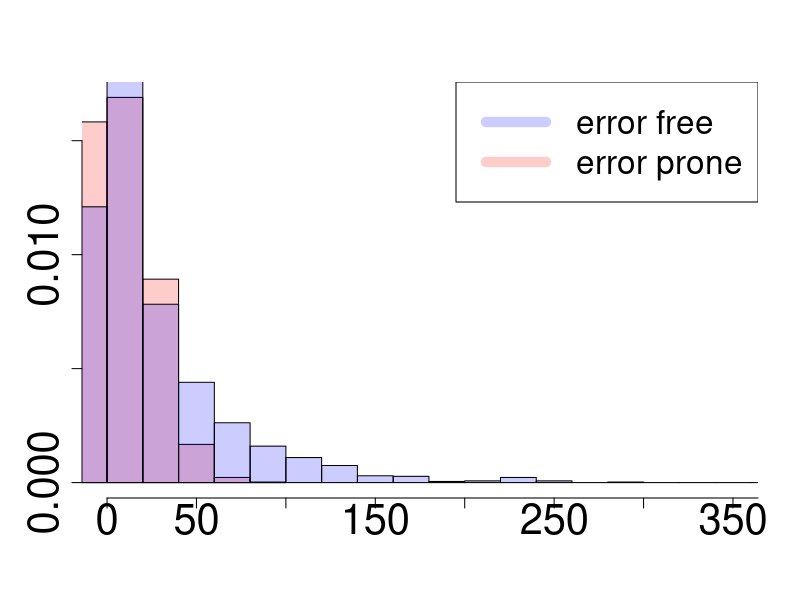

Reproduce this figure in R.
library(nnet)
library("MASS")

#function for generating simulated data, including both "true" and "error-prone" exposurs
data.generate<-function(sample_size=2000,seed=300,sd=20,phi=0.8,sd_rc=1,tau_par=0.6,beta_1=1,beta_par=1,correct_RC=1){
  
  options(digits=4) # only print 4 sig digits
  set.seed(seed)
  size<-sample_size
  #pre-treatment variables (confounders)
  cf1<-mvrnorm(n=size,mu=c(0,0,0),Sigma=matrix(c(2,1,-1,1,1,-0.5,-1,-0.5,1),ncol=3))
  cf2<-sample(c((-2):2),size,replace = T)
  cf3<-runif(size,min=-3,max=3)
  cf4<-rchisq(size,1)
  cf<-cbind(cf0=1,cf1,cf2,cf3,cf4)
  #coefficients of linear regression model
  tau<-(tau_par*c(1,1,2,1.5,3,2,3))
  
  # covariates in the RC model
  cova1<-cf1[,1]
  cova2<-rnorm(size,0,sd=4)
  cova3<-runif(size,min=-5,max=5)
  cova<-cbind(cova1,cova2,cova3)
  zeta<-c(2,1,3,phi) 
  
  treat.w<-as.numeric()
  treat<-as.numeric()
  for (i in 1:size){
    treat.w[i]<-sum(cf[i,]*tau)+rnorm(1,mean=0,sd=sd)
    if (correct_RC==1){
    treat[i]<-sum(c(cova[i,],treat.w[i])*zeta) +rnorm(1,mean=0,sd=sd_rc) 
    }else if (correct_RC==0){
    treat[i]<-sum(c(cova[i,],treat.w[i])*zeta)+treat.w[i]^2/20+rnorm(1,mean=0,sd=sd_rc)
    }
    #have other confounders in measurement error model 
  }
  #coefficients of linear model
  beta<-c(beta_1,c(3,2,1,4,2,1)*beta_par)
  #produce outcome Y
  Y<-as.numeric()
  for (i in 1:size){
    Y[i]<-sum(c(treat[i],cf[i,-1])*beta) +rnorm(1, mean = 0, sd = 1)
  }
  #treat<-treat/10
  #treat.w<-treat.w/10
  treat.cat<-as.numeric()
  for (i in 1:size){
    if (treat[i]>15){treat.cat[i]<-2}
    else if (treat[i]<=15 & treat[i]>-5){treat.cat[i]<-1}
    else if (treat[i]<=-5){treat.cat[i]<-0}
  }
  treat.w.cat<-as.numeric()
  for (i in 1:size){
    if (treat.w[i]>15){treat.w.cat[i]<-2}
    else if (treat.w[i]<=15 & treat.w[i]>-5){treat.w.cat[i]<-1}
    else if (treat.w[i]<=-5){treat.w.cat[i]<-0}
  }
  
  #treat<-treat
  #treat.w<-treat.w+100

  simulated.data<-data.frame(cbind(Y,treat,treat.cat,cf[,-1],cova,treat.w,treat.w.cat))
  colnames(simulated.data)[4:9]<-c("cf1","cf2","cf3","cf4","cf5","cf6")
  return(simulated.data)
}


simulated.data<-data.generate(sample_size=2000,phi=0.8,sd_rc=1,tau_par=0.8,beta_1=1,beta_par=1,correct_RC=0)
var(simulated.data$treat)
var(simulated.data$treat.w)
cor(simulated.data$treat,simulated.data$treat.w)

pdf("differentXW.pdf",width=14,height=8.5,paper='special')   
par(mfrow=c(1,1))
histcolors = c(rgb(0,0,1,.2), rgb(1,0,0,.2))
with(simulated.data, hist(treat.w, col = histcolors[2], breaks=10,xlim=c(0,350) ,axes=T, xaxt='n', xlab = "", ylab = "", main = "",freq=F,cex.main=2.5,cex.axis=2.5))
axis(side=1, at=seq(0,400, 50), labels=seq(0,400, 50),cex.axis=2.5)
#par(new=TRUE)
with(simulated.data, hist(treat, col = histcolors[1], breaks=25, axes=F, ylab = "", xlab = "",main="",freq=F,add=T))
#axis(side = 4)
#mtext(side = 4, line = 3, "Number of units")
legend("topright",c("error free","error prone"),col=histcolors,lwd=c(10,10),lty=c(1,1),cex=2)
dev.off()

summary(lm(treat~ treat.w  +cova1+cova2+cova3 , simulated.data))

#cor(simulated.data$treat.w,rowSums(simulated.data[,4:9]*0.6*c(1,1,2,1.5,3,2,3)))
table(simulated.data$treat.cat,simulated.data$treat.w.cat)


##################function for generating simulated data to pretend we have a misspecified terms in RC model.
data.generate.miss<-function(sample_size=2000,seed=300,sd=20,phi=1,sd_rc=5,gam_par=0.6,zeta_par=1,beta_par=1){
  
  options(digits=4) # only print 4 sig digits
  set.seed(seed)
  size<-sample_size
  #pre-treatment variables (confounders)
  cf1<-mvrnorm(n=size,mu=c(0,0,0),Sigma=matrix(c(2,1,-1,1,1,-0.5,-1,-0.5,1),ncol=3))
  cf2<-sample(c((-2):2),size,replace = T)
  cf3<-runif(size,min=-3,max=3)
  cf4<-rchisq(size,1)
  cf<-cbind(cf0=1,cf1,cf2,cf3,cf4)
  #coefficients of linear regression model
  gam<-gam_par*c(1,1,2,1.5,3,2,3) 
  
  # covariates in the RC model
  cova1<-cf1[,1]
  cova2<-rnorm(size,0,sd=4)
  cova3<-runif(size,min=-5,max=5)
  cova<-cbind(cova1,cova2,cova3)
  zeta<-zeta_par*c(2,1,3,phi) 
  
  treat.w<-as.numeric()
  treat<-as.numeric()
  for (i in 1:size){
    treat.w[i]<-sum(cf[i,]*gam)+rnorm(1,mean=0,sd=sd)
    treat[i]<-sum(c(cova[i,],treat.w[i])*zeta)-5*log(abs(cova2[i]))+5*exp(rnorm(1,0,1))-3*cova1[i]^2-20*sin(cova3[i])+rnorm(1,mean=0,sd=sd_rc) 
    #have other confounders in measurement error model 
  }
  #coefficients of linear model
  beta<-c(beta_1,c(3,2,1,4,2,1)*beta_par)
  #produce outcome Y
  Y<-as.numeric()
  for (i in 1:size){
    Y[i]<-sum(c(treat[i],cf[i,-1])*beta) +rnorm(1, mean = 0, sd = 1)
  }
  treat.cat<-as.numeric()
  for (i in 1:size){
    if (treat[i]>15){treat.cat[i]<-2}
    else if (treat[i]<=15 & treat[i]>-5){treat.cat[i]<-1}
    else if (treat[i]<=-5){treat.cat[i]<-0}
  }
  treat.w.cat<-as.numeric()
  for (i in 1:size){
    if (treat.w[i]>15){treat.w.cat[i]<-2}
    else if (treat.w[i]<=15 & treat.w[i]>-5){treat.w.cat[i]<-1}
    else if (treat.w[i]<=-5){treat.w.cat[i]<-0}
  }
  simulated.data<-data.frame(cbind(Y,treat,treat.cat,cf[,-1],cova,treat.w,treat.w.cat))
  colnames(simulated.data)[4:9]<-c("cf1","cf2","cf3","cf4","cf5","cf6")
  return(simulated.data)
}
